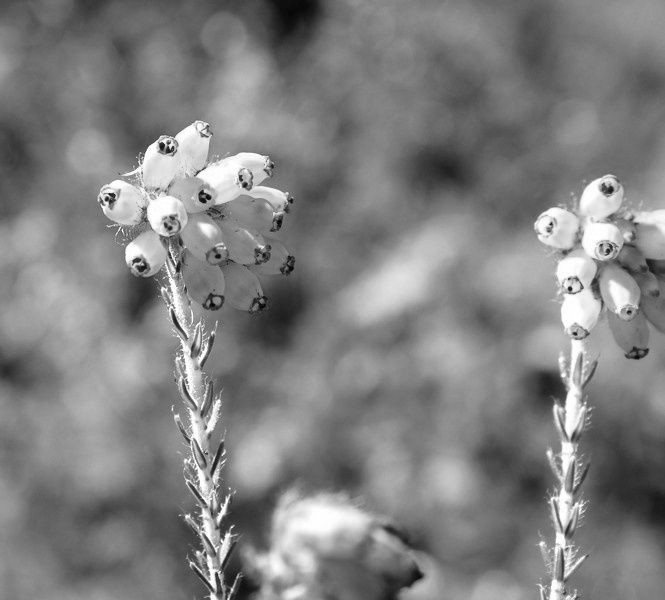
#> input picture Images_test/bruyere_des_marais_NB.jpg, 665 x 600 px, found by its file name
$ python 'Classement et segmentation des données visuelles.py'
#> lines starting #> are read from the running program, lines starting #| are printed output that depends on the picture
# https://openclassrooms.com/fr/courses/4470531-classez-et-segmentez-des-donnees-visuelles/5024566-appliquez-vos-premiers-traitements-dimages

import matplotlib.pyplot as plt

import numpy as np

from PIL import Image


# Charger l'image comme matrice de pixels

img = np.array(Image.open('/home/popschool/Documents/GitHub/projet_recoplante/Images_test/bruyere_des_marais_NB.jpg'))
#> img is the input picture: shape (600, 665); min 0, max 255, mean 127.9


# Générer et afficher l'histogramme

# Pour le normaliser : argument density=True dans plt.hist

# Pour avoir l'histogramme cumulé : argument cumulative=True

n, bins, patches = plt.hist(img.flatten(), bins=range(256))
#> n = 255 values, max 6029 at index 121, min 1 at index 2, mean 1564.7; bins = 256 values from 0 to 255; patches = 255 items

plt.show()
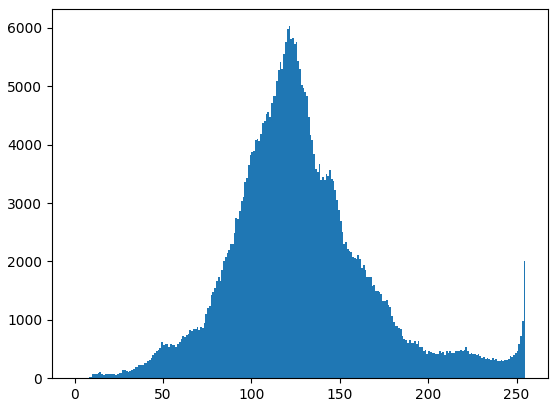
#> figure drawn by matplotlib, 1 panel; tallest bar 6029 high, from x = 121 to 122

# à gauche => pixels noirs ; au milieu => nuances de gris ; à droite => pixels blancs

# Voir la documentation : https://pillow.readthedocs.io/en/3.1.x/reference/Image.html pour utiliser la librairie

# Par exemple :

# Charger l'image sous forme d'une matrice de pixels

img = np.array(Image.open('/home/popschool/Documents/GitHub/projet_recoplante/Images_test/bruyere_des_marais_NB.jpg'))


# Générer le bruit gaussien de moyenne nulle et d'écart-type 7 (variance 49)

noise = np.random.normal(0, 7, img.shape)


# Créer l'image bruitée et l'afficher

noisy_img = Image.fromarray(img + noise).convert('L')

noisy_img.show()

from PIL import ImageFilter


# Appliquer le lissage par moyennage (fenêtre de taille 9) et afficher le résultat

noisy_img.filter(ImageFilter.BoxBlur(1)).show()
